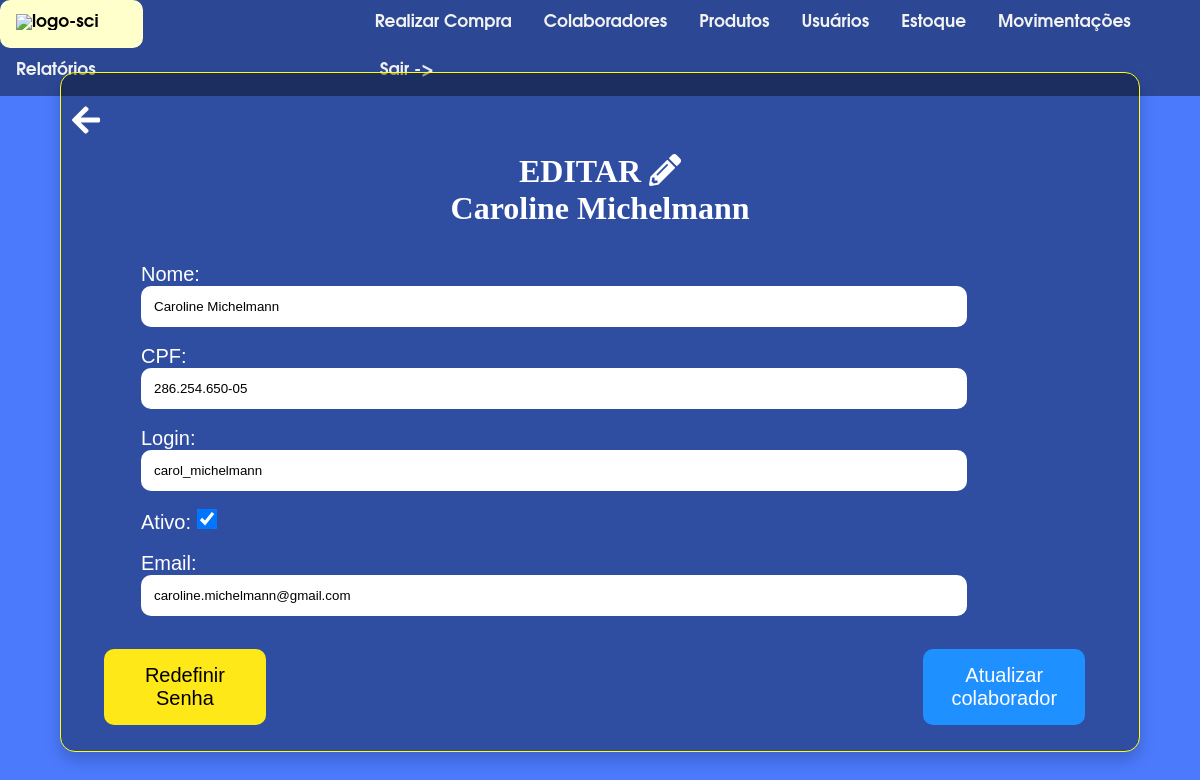
The app's page /home/editar-colaborador/22/ (signed in) with its own data.
### colaboradores/models.py (models this page shows, shortened)
class Colaboradore(models.Model):
    nome = models.CharField(max_length=70)
    cpf = models.CharField(max_length=14)
    login = models.CharField(unique=True,max_length=50)
    senha = models.CharField(max_length=30)
    situacao = models.CharField(default="Ativo",max_length=7)
    email = models.EmailField(default='michelmanngabriel@gmail.com')
    cod_barras_colab = models.CharField(max_length=10,default='1009463')

### colaboradores/views.py (the view)
# urls.py: path('home/editar-colaborador/<int:id>/',EditarColab,name='EditarColab'),
@login_required(login_url='Login')
def EditarColab(request,id):
    colab = Colaboradore.objects.get(id=id)
    if request.method == 'POST':
        nome = request.POST.get('nome')
        cpf = request.POST.get('cpf')
        login = request.POST.get('login')
        situacao = request.POST.get('ativo')
        email = request.POST.get('email')
        if situacao == 'on':
            situacao = "Ativo"
        else:
            situacao = "Inativo"
        cpf_validator = CPF()
        lista_cpf = Colaboradore.objects.exclude(id=id).values_list('cpf',flat=True)
        try:
            if cpf not in lista_cpf and cpf_validator.validate(cpf):
                lista_usernames = Colaboradore.objects.exclude(id=id).values_list('login',flat=True)
                if login not in lista_usernames:
                    lista_emails = Colaboradore.objects.exclude(id=id).values_list('email',flat=True)
                    if email not in lista_emails:
                        Colaboradore.objects.filter(id=id).update(nome=nome,cpf=cpf,login=login,situacao=situacao,email=email)
                        limpar_cache_sessao(request)
                        return redirect('MostrarColab')
                    else:
                        ultima_tentativa = {
                        'nome':nome,
                        'cpf':cpf,
                        'login':login,
                        'email':'',
                        'situacao':situacao
                        }
                        request.session['ultima_tentativa'] = ultima_tentativa
                        raise Exception('Email já cadastrado!')
                else:
                    ultima_tentativa = {
                        'nome':nome,
                        'cpf':cpf,
                        'login':'',
                        'email':email,
                        'situacao':situacao
                    }
                    request.session['ultima_tentativa'] = ultima_tentativa
                    raise Exception('Nome de usuário indisponível!')
            else:
                ultima_tentativa = {
                    'nome':nome,
                    'cpf':'',
                    'login':login,
                    'email':email,
                    'situacao':situacao
                }
                request.session['ultima_tentativa'] = ultima_tentativa
                raise Exception('CPF já cadastrado ou inválido!')
        except Exception as erro:
            messages.error(request,f'{erro}')
            url = reverse('EditarColab',args=[colab.id])
            return redirect(url)
    else:
        ultima_tentativa = request.session.get('ultima_tentativa')
        if ultima_tentativa is None:
            context = {
                'id': colab.id,'nome':colab.nome,'login':colab.login,'cpf':colab.cpf,'situacao':colab.situacao,'email':colab.email
            }
            return render(request,'colab/editar_colab.html',context=context)
        else:
            context = {
                'id':colab.id,'nome':ultima_tentativa['nome'],'login':ultima_tentativa['login'],
                'cpf':ultima_tentativa['cpf'],'situacao':ultima_tentativa['situacao'],'email':ultima_tentativa['email']
            }
            return render(request,'colab/editar_colab.html',context=context)

### templates/colab/editar_colab.html (shortened to what this page needs)
{%load static%}
<!DOCTYPE html>
<html lang="en">
<head>
    <link rel="stylesheet" href="{% static 'colab/css/editar_colab.css'%}">
</head>
<body>
  {% include 'navbar.html' %}
      <link rel="stylesheet" href="https://cdnjs.cloudflare.com/ajax/libs/font-awesome/5.15.3/css/all.min.css">
          <a href="{% url 'VoltarColaboradores' %}"><i class="fas fa-arrow-left fa-2x" id="voltar" style="position: absolute; top: 13%; left: 6%; color: white;z-index: 2;cursor: pointer;"></i></a>
    <div class="container">
        <form method="post" action="{% url 'EditarColab' id=id %}">
            <h1>EDITAR <i class="fas fa-pencil-alt"></i><br>
                {{nome}}</h1><br><br>
            <label for="nome">Nome:</label><br>
            <input type="text" name="nome" placeholder="Digite o nome:" id="nome" value="{{nome}}" required><br><br>
            <label for="cpf">CPF:</label><br>
            <input type="text" name="cpf" placeholder="Digite o cpf:" id="cpf" value="{{cpf}}" oninput="formatarCPF()" maxlength="14" required><br><br>
            <label for="login">Login:</label><br>
            <input type="text" name="login" placeholder="Digite o username do colaborador:" id="login" value="{{login}}" required><br><br>
            <label for="ativo">Ativo:   </label>
            <input type="checkbox" id="ativo" name="ativo" placeholder="Ativo" {%if situacao == "Ativo"%}checked{%endif%}><br><br>
            <label for="email">Email:</label><br>
            <input type="email" placeholder="Email:" name="email" id="email" value="{{email}}" required><br><br>
            <a href="{% url 'RedefinirSenha' id=id %}"><button type="button" id="redefinir" class="redefinir"> Redefinir Senha</button></a><br><br>
            <button type="submit">Atualizar colaborador</button><br><br>
          </form><br>
    </div>
</body>
</html>

### static_files/static/colab/css/editar_colab.css (style rules this page uses)
* { margin: 0; padding: 0; box-sizing: border-box; }
body { background-color: #4b7afd; margin: 0; flex-direction: column; align-items: center; justify-content: center; font-family: Arial, Helvetica, sans-serif; height: 100vh; }
h1 { font-family: serifa bt; z-index: 1111; top:10%; left:40% }
div { background-color: rgba(0, 0, 0, 0.363); position: absolute; top:51.5%; left:50%; transform: translate(-50%,-50%); padding:80px; border-radius:15px; color:#fff; width: 90%; height: 85%; border:1px solid yellow; box-shadow: 0 8px 16px rgba(0, 0, 0, 0.2); }
label { font-size: 20px; }
input { padding:15px; border:none; padding:13px; width: 90%; border-radius: 10px; }
button { background-color: dodgerblue; border:none; padding: 15px; width: 15%; border-radius: 10px; position: absolute; left: 80%; top:85%; cursor: pointer; color:white; font-size: 20px; }
h1 { top:50%; text-align: center; }
#redefinir { background-color: rgb(255, 232, 23); color:black; position:absolute; left:4%; top:85%; cursor:pointer; }
input[type="checkbox"] { width: 20px; height: 20px; border: 2px solid #000; background-color: #ccc; }

### records on screen
Colaboradore: nome "Caroline Michelmann", cpf "286.254.650-05", login "carol_michelmann", situacao "☑", email "caroline.michelmann@gmail.com"
